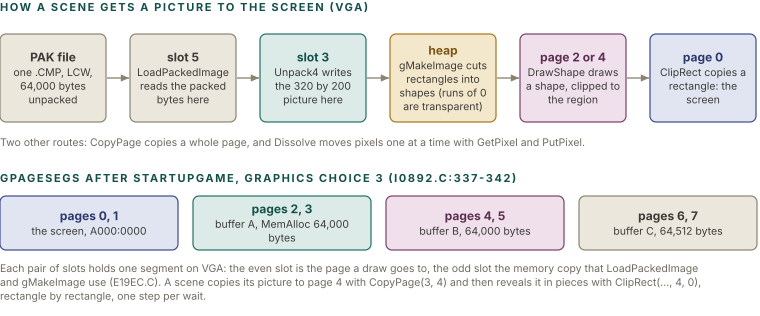

Source code (Python):
import sys; sys.path.insert(0, '.')
from figlib import *

c = Canvas(760, 316)
c.section(0, 11, "How a scene gets a picture to the screen (VGA)")

steps = [
    ("grey", "PAK file", ["one .CMP, LCW, 64,000 bytes unpacked"]),
    ("grey", "slot 5", ["LoadPackedImage reads the packed bytes here"]),
    ("teal", "slot 3", ["Unpack4 writes the 320 by 200 picture here"]),
    ("ochre", "heap", ["gMakeImage cuts rectangles into shapes (runs of 0 are transparent)"]),
    ("plum", "page 2 or 4", ["DrawShape draws a shape, clipped to the region"]),
    ("navy", "page 0", ["ClipRect copies a rectangle: the screen"]),
]
w, g = 106, 24
y = 34
for i, (kind, t, b) in enumerate(steps):
    x = i * (w + g)
    c.box(x, y, w, 88, kind, t, b, size=10.5, tsize=12)
    if i:
        c.arrow([(x - g + 1, y + 44), (x - 1, y + 44)], color=GREY)
c.para(0, 146, "Two other routes: CopyPage copies a whole page, and Dissolve moves pixels one at a time with GetPixel and PutPixel.", 700, size=10.5, color=MUTED)

# page table
c.section(0, 182, "gPageSegs after StartupGame, graphics choice 3 (I0892.C:337-342)", color=PAL["teal"][0])
pages = [
    ("pages 0, 1", "the screen, A000:0000", "navy"),
    ("pages 2, 3", "buffer A, MemAlloc 64,000 bytes", "teal"),
    ("pages 4, 5", "buffer B, 64,000 bytes", "plum"),
    ("pages 6, 7", "buffer C, 64,512 bytes", "grey"),
]
pw = 178
for i, (t, d, kind) in enumerate(pages):
    x = i * (pw + 15)
    c.box(x, 196, pw, 54, kind, t, [d], size=10.5, tsize=12)
c.para(0, 272, "Each pair of slots holds one segment on VGA: the even slot is the page a draw goes to, the odd slot the memory copy that "
       "LoadPackedImage and gMakeImage use (E19EC.C). A scene copies its picture to page 4 with CopyPage(3, 4) and then reveals it in pieces with "
       "ClipRect(..., 4, 0), rectangle by rectangle, one step per wait.", 700, size=10.5, color=MUTED)
c.save("figs/snd_intro_pages.svg")
